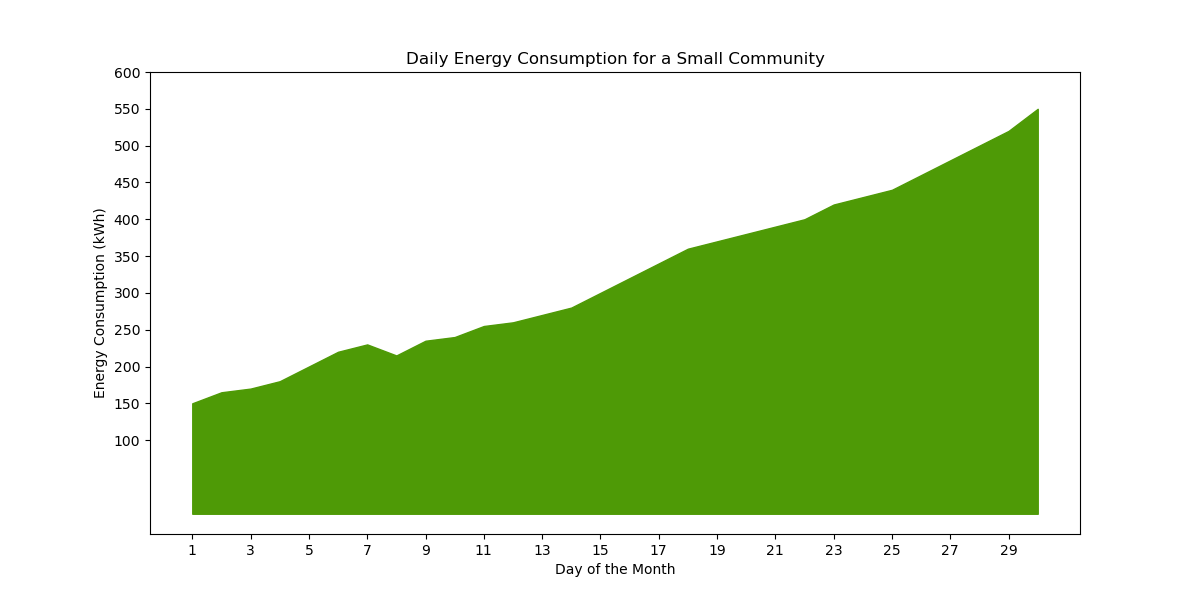

Reproduce this figure in Python.

import matplotlib.pyplot as plt

# Generate data points
days = list(range(1, 31))
energy_consumption_kWh = [
    150, 165, 170, 180, 200, 220, 230, 215, 235, 240,
    255, 260, 270, 280, 300, 320, 340, 360, 370, 380,
    390, 400, 420, 430, 440, 460, 480, 500, 520, 550
]

# Create an area chart
plt.figure(figsize=(12, 6))  # Changed width and height
plt.fill_between(days, energy_consumption_kWh, color="#4E9A06")  # Modified color scheme

# Customize axes and labels
plt.title("Daily Energy Consumption for a Small Community")
plt.xlabel("Day of the Month")
plt.ylabel("Energy Consumption (kWh)")
plt.xticks(range(1, 31, 2))  # Show every second day for clarity
plt.yticks(range(100, 601, 50))  # Adjust the y-ticks to cover the data range

# Display the plot
plt.show()
